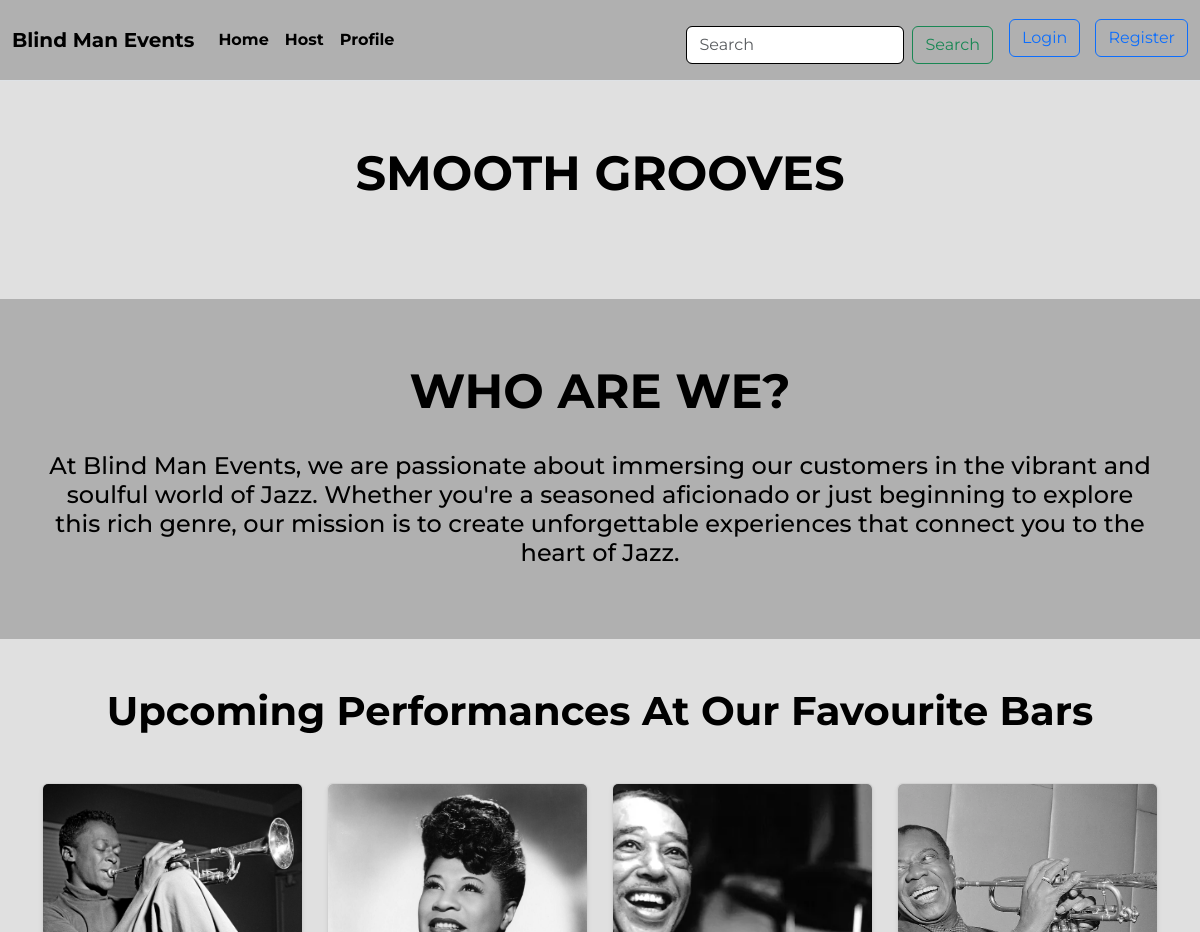
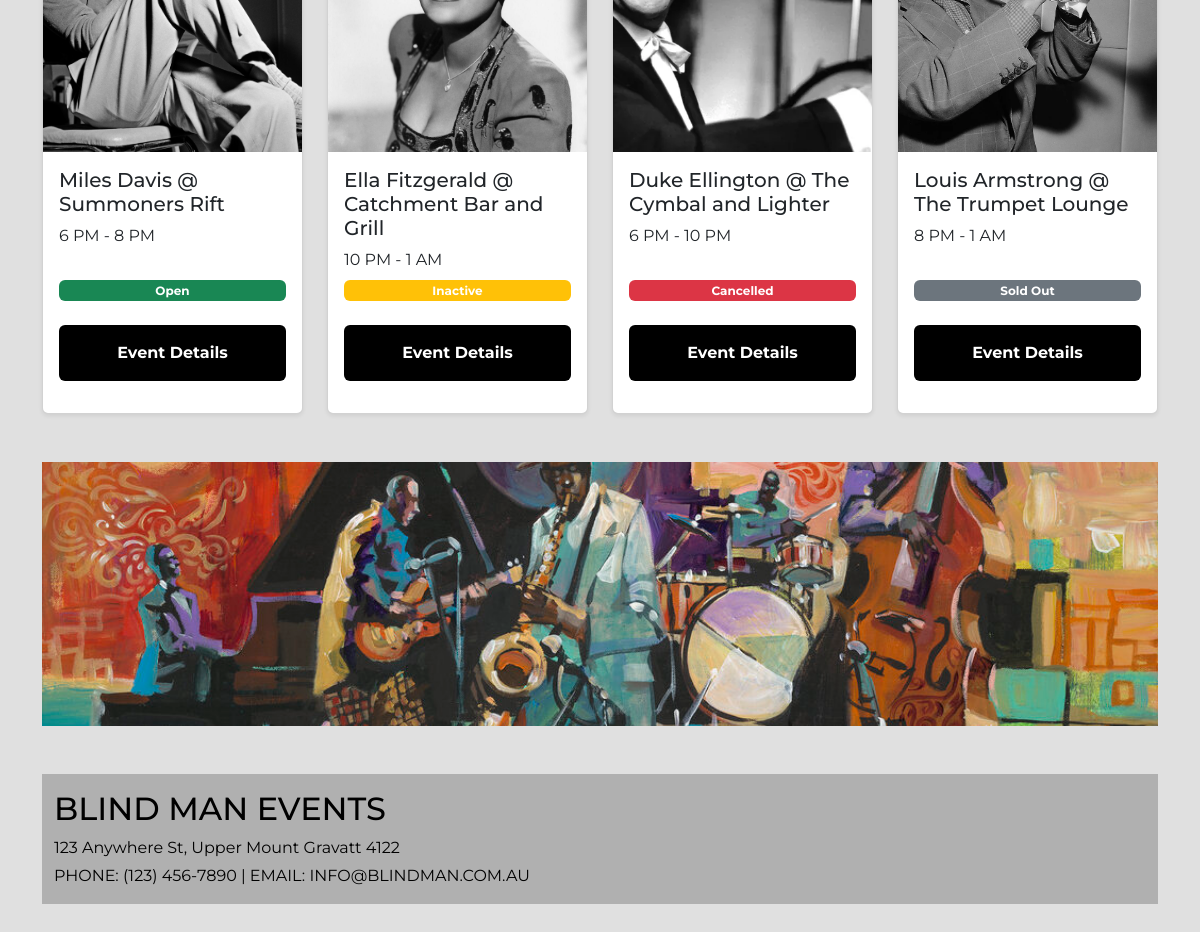
The page / on the database its author committed (2 pictures, top to bottom).
### travel/models.py (models this page shows, shortened)
class Event(db.Model):
    __tablename__ = 'events'
    id = db.Column(db.Integer, primary_key=True)
    title = db.Column(db.String(80))
    date = db.Column(db.String(80))
    time = db.Column(db.String(80))
    location = db.Column(db.String(100))
    event_description = db.Column(db.String(200))
    image = db.Column(db.String(400))
    tickets_remaining = db.Column(db.Integer)
    status = db.Column(db.String(20))
    ticket_price = db.Column(db.Integer)
    organizer_id = db.Column(db.Integer, db.ForeignKey('users.id'))
    comments = db.relationship('Comment', backref='event')
    booking_history = db.relationship('PurchasedTicket', backref='event')

### travel/views.py (the view)
@mainbp.route('/')
def index():
    events = db.session.scalars(db.select(Event)).all()
    return render_template('index.html', events=events)

### travel/templates/index.html (shortened to what this page needs)
{% extends 'base.html' %} {% block content %}
<section class="split-section">
  <div class="top-half">
    <h1>SMOOTH GROOVES</h1>
  </div>
  <div class="bottom-half">
    <h2>WHO ARE WE?</h2>
    <div class="container">
      <div class="row">
        <div class="col-md-4 col-lg-12">
          <h4>At Blind Man Events, we are passionate about immersing our customers in the vibrant and soulful world of Jazz. Whether you're a seasoned aficionado or just beginning to explore this rich genre, our mission is to create unforgettable experiences that connect you to the heart of Jazz.</h4>
        </div>
      </div>
    </div>
  </div>
</section>
<main class="container my-5">
  <div class="text-center mb-5">
    <h2 class="fw-bold display-6">
      Upcoming Performances At Our Favourite Bars
    </h2>
  </div>
  <div class="row gy-4">
    {% for event in events %}
    <div class="col-12 col-md-6 col-lg-3">
      <div class="card h-100 shadow-sm">
        <img
          src="{{event.image}}"
          class="card-img-top img-fluid"
          alt="Event Image"
          style="height: 300px; object-fit: cover"
        />
        <div class="card-body d-flex flex-column">
          <h5 class="card-title mb-2">{{event.title}}</h5>
          <p class="card-text mb-auto">{{event.time}}</p>
          {% if event.status == 'Cancelled' %}
            <span class="badge bg-danger mt-2 mb-2">{{event.status}}</span>
          {% elif event.status == 'Inactive' %}
            <span class="badge bg-warning mt-2 mb-2">{{event.status}}</span>
          {% elif event.status == 'Open' %}
            <span class="badge bg-success mt-2 mb-2">{{event.status}}</span>
          {% elif event.tickets_remaining == '0' or event.status == 'Sold Out' %}
            <span class="badge bg-secondary mt-2 mb-2">{{event.status}}</span>
          {% endif %}
          <a href="{{url_for('destination.show', id=event.id)}}" class="btn btn-dark mt-3"
            >Event Details</a
          >
        </div>
      </div>
    </div>
    {% endfor %}
  </div>
  <div class="image-break my-5">
    <img
      src="static/image/jazz_column.jpg"
      class="img-fluid w-100"
      alt="Jazz Band Break"
      style="height: 33vh; object-fit: cover"
    />
  </div>
  {% endblock %}

### travel/static/css/mystyle.css (style rules this page uses)
body { font-family: 'Montserrat', sans-serif; background-color: #e0e0e0; color: #000; }
.card-img-top { height: 250px; object-fit: cover; object-position: center; }
.split-section { display: flex; flex-direction: column; min-height: calc(70vh - 56px); }
.top-half, .bottom-half { display: flex; flex-direction: column; justify-content: center; align-items: center; padding: 4rem 2rem; text-align: center; }
.top-half { background-color: #e0e0e0; flex: 1; }
.bottom-half { background-color: #b0b0b0; flex: 1; }
.split-section h1, .split-section h2 { font-size: 3rem; font-weight: 700; margin-bottom: 2rem; }
.btn-dark { background-color: #000; border: none; padding: 1rem 2rem; font-weight: 700; margin-bottom: 1rem; }
.card img { width: 100%; height: 200px; object-fit: cover; }

### rows shown on the page
Event: image (picture), title "Miles Davis @ Summoners Rift", time "6 PM - 8 PM", status "Open"
Event: image (picture), title "Ella Fitzgerald @ Catchment Bar and Grill", time "10 PM - 1 AM", status "Inactive"
Event: image (picture), title "Duke Ellington @ The Cymbal and Lighter", time "6 PM - 10 PM", status "Cancelled"
Event: image (picture), title "Louis Armstrong @ The Trumpet Lounge", time "8 PM - 1 AM", status "Sold Out"
